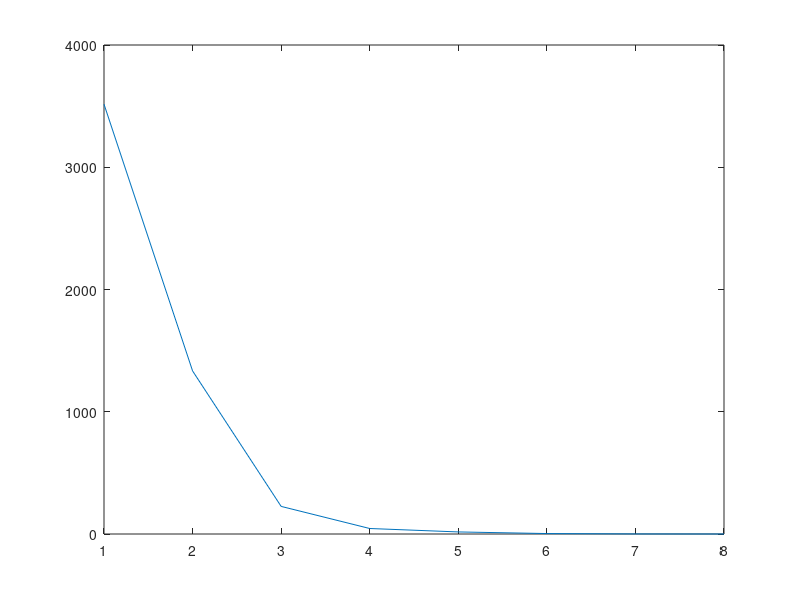

MATLAB code to generate this figure:
clc;
clear;

function costs = clusterVariationCosts(X)
  K = size(X, 1);
  for i = 1:K
    [~, minCost] = multipleKMeans(X, i, 5);
    costs(i) =  minCost; 
  endfor
endfunction

function [kMeans, minCost] = multipleKMeans(X, K, iters)
  n = size(X, 2);
  kMeans = zeros(iters, K, n);
  cost = zeros(iters, 1);
  for i = 1:iters
    [clusters, J] = kMeansClustering(X, K);
    kMeans(i, :, :) = clusters;
    cost(i) = J;
  endfor
  [minCost, index] = min(cost);
  kMeans = reshape(kMeans(index, :, :), K, n);
endfunction

function [clusters, minCost] = kMeansClustering(X, K)
  m = size(X, 1);
  n = size(X, 2);
  
  % randomly generate K clusters and positions
  randomizedDataSet = randperm(m);
  clusters = X(randomizedDataSet(1:K), :);
  
  % Run the K-means clustering algorithm
  for iter = 1:10
    pointGroup = distanceFromClusterPoints(X, K, clusters);
    [minDistace, index] = min(pointGroup, [], 2);
    cost = (1 / m) * sum(minDistace);
    clusters = centroids(X, K, index, clusters);
  endfor
  minCost = cost;
endfunction

function mat = distanceFromClusterPoints(X, K, clusters)
  m = size(X, 1);
  mat = zeros(m, K);
  for i = 1:K
    mat(:, i) = euclideanDistanceSquare(X, clusters(i, :));
  endfor
endfunction

function c = centroids(X, K, clusterData, clusters)
  n = size(X, 2);
  m = size(X, 1);
  c = zeros(K, n);
  frequency = zeros(K, 1);
  for i = 1:m
    frequency(clusterData(i))++;
    c(clusterData(i), :) += X(i, :);
  endfor
  mask = c == 0;
  frequency = maskZeroAsOne(frequency);
  c = c ./ frequency;
  c += mask .*  clusters;
endfunction

function mat = maskZeroAsOne(mat)
  mask = mat == 0;
  mat += mask;
endfunction

function d = euclideanDistanceSquare(X, cluster)
  trainingDataSize = size(X, 1); 
  similarityMatrix = repelem(cluster, trainingDataSize, 1);
  difference = X - similarityMatrix;
  d = sum(difference .^ 2, 2);
endfunction

labels = 5;
data = [-10 1 ; 11 2 ; 45 3 ; 4 4 ; 7 5 ; 100 100 ; 5 -8 ; -89 23];
% disp('K means clustering - single');
% disp(kMeansClustering(data, labels));

disp('multiple k means');
[kMeans, minCost] = multipleKMeans(data, labels, 10);
disp('min cost'); disp(minCost);
disp('k means'); disp(kMeans);

plot(clusterVariationCosts(data));
